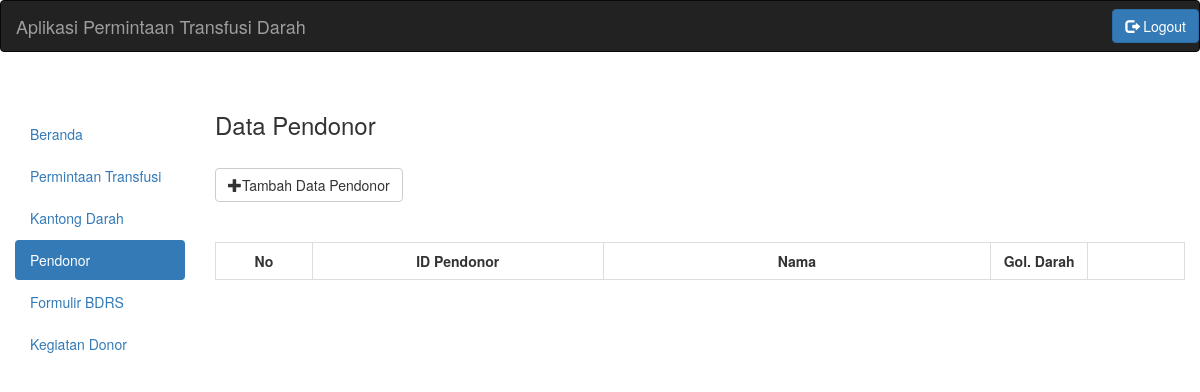
/petugas.php?menu=pendonor&action=tampil, run on an earlier commit of the app's database.
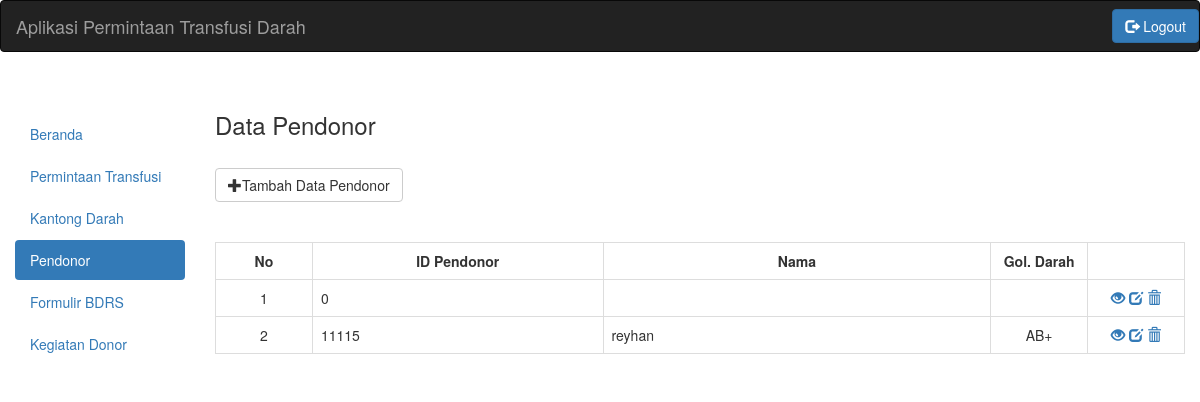
And on a later commit of the database.
### tables this page shows
CREATE TABLE `pendonor` (
  `PENDONOR_ID` varchar(15) NOT NULL,
  `NAMA` varchar(50) DEFAULT NULL,
  `ALAMAT` varchar(200) DEFAULT NULL,
  `NO_TELEPON` varchar(15) DEFAULT NULL,
  `JENIS_KELAMIN` varchar(15) DEFAULT NULL,
  `TEMPAT_LAHIR` varchar(30) NOT NULL,
  `TANGGAL_LAHIR` date DEFAULT NULL,
  `GOLONGAN_DARAH` varchar(8) DEFAULT NULL,
  `KELURAHAN` varchar(50) DEFAULT NULL,
  `KECAMATAN` varchar(50) DEFAULT NULL,
  `RT_RW` varchar(7) DEFAULT NULL,
  `KODE_POS` int(11) DEFAULT NULL,
  `PEKERJAAN` varchar(20) NOT NULL
);

### pendonor/pendonor_petugas.php (the view, shortened to what this page needs)
<?php
$link = koneksi_db();
$query_pendonor = "select * from pendonor";
$result_pendonor = mysqli_query( $link, $query_pendonor );
?>
<br>
<h3>Data Pendonor</h3><br>
<form enctype="multipart/form-data" method="post" action="petugas.php?menu=pendonor&action=tambah">
	<button type="submit" class="btn btn-default">
		<span class="glyphicon glyphicon-plus" aria-hidden="true"></span>Tambah Data Pendonor
	</button>
</form>
<br>
<br>
<table class="table table-bordered">
	<tr>
		<td class="col-md-1">
			<strong>
				<center>No</center>
			</strong>
		</td>
		<td class="col-md-3">
			<strong>
				<center>ID Pendonor</center>
			</strong>
		</td>
		<td class="col-md-4">
			<strong>
				<center>Nama</center>
			</strong>
		</td>
		<td class="col-md-1">
			<strong>
				<center>Gol. Darah</center>
			</strong>
		</td>
		<td class="col-md-1">
		</td>
	</tr>
	<?php
	$no = 1;
	while ( $data_pendonor = mysqli_fetch_array( $result_pendonor ) ) {
		?>
	<tr>
		<td>
			<center>
				<?php echo $no; ?>
			</center>
		</td>
		<td>
			<?php echo $data_pendonor['PENDONOR_ID'];?>
		</td>
		<td>
			<?php echo $data_pendonor['NAMA']; ?>
		</td>
		<td>
			<center>
				<?php echo $data_pendonor['GOLONGAN_DARAH']; ?>
			</center>
		</td>
		<td>
			<center>
			<a href="petugas.php?menu=pendonor&action=lihat&id=<?php echo $data_pendonor['PENDONOR_ID']; ?>">
				<span class="glyphicon glyphicon-eye-open" aria-hidden="true" data-toggle="modal" data-target="#<?php echo $no; ?>"> </span>
			</a>
				<a href="petugas.php?menu=pendonor&action=ubah&id=<?php echo $data_pendonor['PENDONOR_ID']; ?>">
				<span class="glyphicon glyphicon-edit" aria-hidden="true"></span>
			</a>
				<a href="pendonor/proses_hapus_pendonor.php?id=<?php echo $data_pendonor['PENDONOR_ID']; ?>">
				<span class="glyphicon glyphicon-trash" aria-hidden="true"></span>
			</a>
			</center>
		</td>
	</tr>
	<?php
	$no++;
	}
	?>
</table>

What changed in the data, as far as the page shows it:
added pendonor: PENDONOR_ID "0"
added pendonor: PENDONOR_ID "11115", NAMA "reyhan", GOLONGAN_DARAH "AB+"
